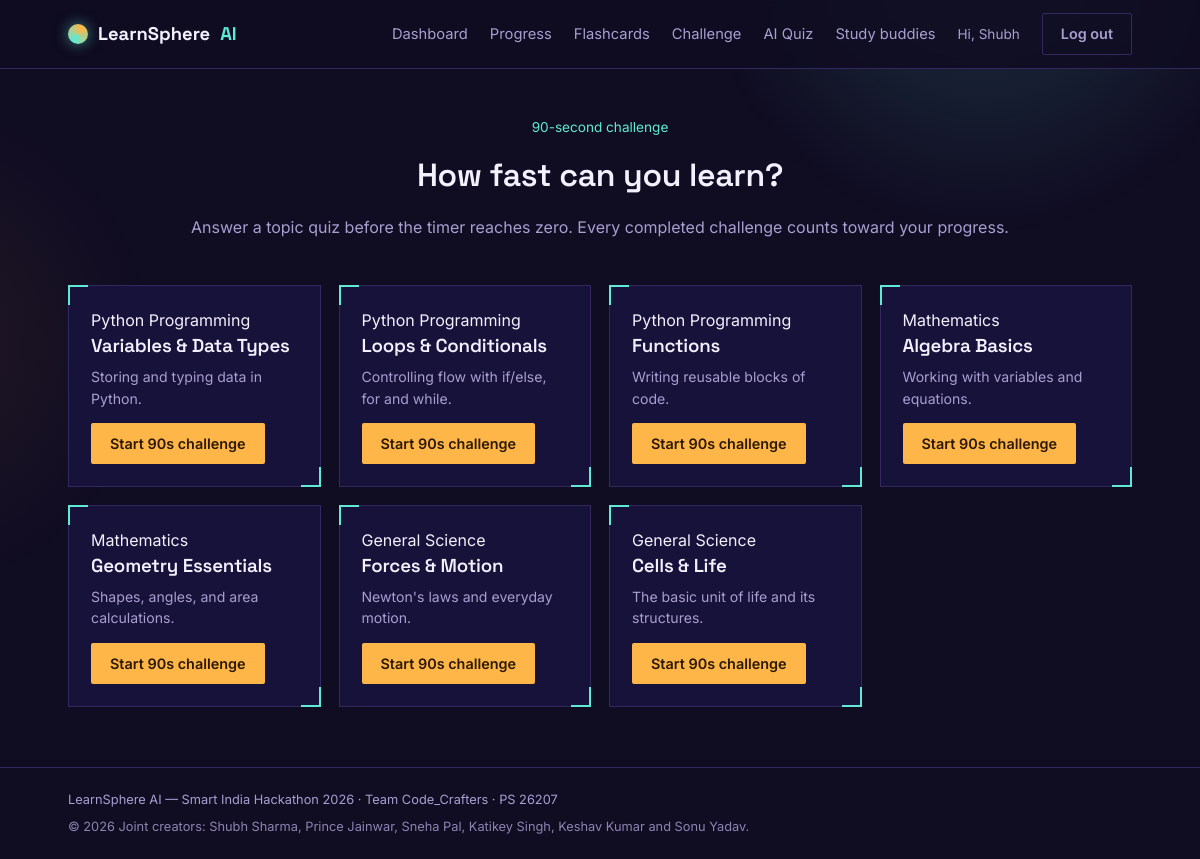
Screenshot of /challenge (signed in) with the database file from the repository.
### tables this page shows
CREATE TABLE users (
            id INTEGER PRIMARY KEY AUTOINCREMENT,
            name TEXT NOT NULL,
            email TEXT UNIQUE NOT NULL,
            password_hash TEXT NOT NULL,
            created_at TEXT NOT NULL
        );

CREATE TABLE topics (
            id INTEGER PRIMARY KEY AUTOINCREMENT,
            subject_id INTEGER NOT NULL REFERENCES subjects(id),
            name TEXT NOT NULL,
            slug TEXT NOT NULL,
            description TEXT,
            difficulty TEXT DEFAULT 'Beginner',
            study_note TEXT,
            UNIQUE(subject_id, slug)
        );

CREATE TABLE subjects (
            id INTEGER PRIMARY KEY AUTOINCREMENT,
            name TEXT NOT NULL,
            slug TEXT UNIQUE NOT NULL,
            description TEXT,
            icon TEXT
        );

### app.py (the view)
@app.route("/challenge")
@login_required
def challenge_pick():
    topics = get_db().execute("SELECT t.*, s.name AS subject_name FROM topics t JOIN subjects s ON s.id = t.subject_id").fetchall()
    return render_template("challenge.html", topics=topics)

### app.py (called while the page is built)
def get_db():
    if "db" not in g:
        g.db = sqlite3.connect(DATABASE)
        g.db.row_factory = sqlite3.Row
        g.db.execute("PRAGMA foreign_keys = ON")
    return g.db

def login_required(view):
    @wraps(view)
    def wrapped(*args, **kwargs):
        if "user_id" not in session:
            flash("Please log in to continue.", "warning")
            return redirect(url_for("login", next=request.path))
        return view(*args, **kwargs)
    return wrapped

@app.context_processor
def inject_user():
    user = None
    if "user_id" in session:
        db = get_db()
        user = db.execute("SELECT * FROM users WHERE id = ?", (session["user_id"],)).fetchone()
    return {"current_user": user}

### templates/challenge.html (shortened to what this page needs)
{% extends "base.html" %}
{% block content %}<div class="wrap"><div class="result-hero"><span class="hero-eyebrow">90-second challenge</span><h1>How fast can you learn?</h1><p>Answer a topic quiz before the timer reaches zero. Every completed challenge counts toward your progress.</p></div><div class="subject-grid">{% for t in topics %}<article class="panel subject-card"><span class="tag">{{ t['subject_name'] }}</span><h3>{{ t['name'] }}</h3><p>{{ t['description'] }}</p><a class="btn btn-amber" href="{{ url_for('quiz_start', topic_slug=t['slug'], mode='challenge') }}">Start 90s challenge</a></article>{% endfor %}</div></div>{% endblock %}

### templates/base.html (shortened to what this page needs)
<!DOCTYPE html>
<html lang="en">
<head>
<link rel="stylesheet" href="{{ url_for('static', filename='css/style.css') }}">
</head>
<body>
<div class="orb-field" aria-hidden="true"></div>
<header class="site-header">
  <div class="wrap header-inner">
    <a class="brand" href="{{ url_for('index') }}">
      <span class="brand-mark"></span>
      LearnSphere <em>AI</em>
    </a>
    <nav class="site-nav">
      {% if current_user %}
        <a href="{{ url_for('dashboard') }}" class="{{ 'is-active' if request.endpoint == 'dashboard' }}">Dashboard</a>
        <a href="{{ url_for('progress') }}" class="{{ 'is-active' if request.endpoint == 'progress' }}">Progress</a>
        <a href="{{ url_for('flashcards') }}">Flashcards</a>
        <a href="{{ url_for('challenge_pick') }}">Challenge</a>
        <a href="{{ url_for('generate_quiz') }}">AI Quiz</a>
        <a href="{{ url_for('study_buddies') }}">Study buddies</a>
        <span class="nav-user">Hi, {{ current_user['name'].split(' ')[0] }}</span>
        <a href="{{ url_for('logout') }}" class="btn btn-ghost">Log out</a>
      {% else %}
        <a href="{{ url_for('login') }}">Log in</a>
        <a href="{{ url_for('register') }}" class="btn btn-primary">Get started</a>
      {% endif %}
    </nav>
  </div>
</header>
<main>
  {% block content %}{% endblock %}
</main>
<footer class="site-footer">
  <div class="wrap footer-inner">
    <span>LearnSphere AI &mdash; Smart India Hackathon 2026 &middot; Team Code_Crafters &middot; PS 26207</span>
    <span class="footer-copyright">&copy; 2026 Joint creators: Shubh Sharma, Prince Jainwar, Sneha Pal, Katikey Singh, Keshav Kumar and Sonu Yadav.</span>
  </div>
</footer>
</body>
</html>

### static/css/style.css (style rules this page uses)
:root { --bg: #100c22; --bg-panel: #17123a; --bg-panel-raised: #1d1748; --line: #33285f; --teal: #5eead4; --teal-dim: #2fb3a0; --amber: #ffb648; --text: #f3f0ff; --text-muted: #a89fd1; --danger: #ff8a80; --good: #7be0a8; --radius: 2px; --serif-head: "Space Grotesk", "Inter", sans-serif; --sans: "Inter", -apple-system, BlinkMacSystemFont, sans-serif; }
* { box-sizing: border-box; }
html { scroll-behavior: smooth; }
body { margin: 0; background: var(--bg); color: var(--text); font-family: var(--sans); line-height: 1.5; position: relative; min-height: 100vh; }
.wrap { max-width: 1120px; margin: 0 auto; padding: 0 28px; }
.orb-field { position: fixed; inset: 0; z-index: 0; pointer-events: none; background: radial-gradient(480px circle at 82% -6%, rgba(94, 234, 212, 0.16), transparent 60%), radial-gradient(420px circle at -8% 40%, rgba(255, 182, 72, 0.08), transparent 60%); }
header, main, footer { position: relative; z-index: 1; }
h1, h2, h3, h4 { font-family: var(--serif-head); font-weight: 600; margin: 0 0 0.5em; letter-spacing: -0.01em; }
p { color: var(--text-muted); }
a { color: var(--teal); text-decoration: none; }
.site-header { border-bottom: 1px solid var(--line); background: rgba(16, 12, 34, 0.85); backdrop-filter: blur(6px); position: sticky; top: 0; z-index: 10; }
.header-inner { display: flex; align-items: center; justify-content: space-between; height: 68px; }
.brand { display: flex; align-items: center; gap: 10px; font-family: var(--serif-head); font-size: 1.15rem; font-weight: 700; color: var(--text); }
.brand em { color: var(--teal); font-style: normal; }
.brand-mark { width: 20px; height: 20px; border-radius: 50%; background: conic-gradient(from 210deg, var(--teal), var(--amber), var(--teal)); box-shadow: 0 0 14px rgba(94, 234, 212, 0.55); }
.site-nav { display: flex; align-items: center; gap: 22px; font-size: 0.92rem; }
.site-nav a { color: var(--text-muted); }
.nav-user { color: var(--text-muted); font-size: 0.85rem; }
.btn { display: inline-block; padding: 9px 18px; border-radius: var(--radius); font-size: 0.9rem; font-weight: 600; cursor: pointer; border: 1px solid transparent; }
.btn-ghost { border-color: var(--line); color: var(--text-muted) !important; }
.btn-amber { background: var(--amber); color: #2c1900; }
.panel { position: relative; background: var(--bg-panel); border: 1px solid var(--line); padding: 26px; }
.panel::before, .panel::after { content: ""; position: absolute; width: 18px; height: 18px; border: 2px solid var(--teal); }
.panel::before { top: -1px; left: -1px; border-right: none; border-bottom: none; }
.panel::after { bottom: -1px; right: -1px; border-left: none; border-top: none; }
.hero-eyebrow { color: var(--teal); font-size: 0.85rem; margin-bottom: 14px; display: block; }
.subject-grid { display: grid; grid-template-columns: repeat(auto-fit, minmax(240px, 1fr)); gap: 18px; margin-bottom: 40px; }
.subject-card { background: var(--bg-panel); border: 1px solid var(--line); padding: 22px; display: block; transition: border-color .15s ease, transform .15s ease; }
.subject-card h3 { color: var(--text); margin-bottom: 6px; }
.subject-card p { font-size: 0.88rem; margin: 0 0 14px; }
.result-hero { text-align: center; padding: 48px 0 30px; }
.site-footer { border-top: 1px solid var(--line); padding: 22px 0; margin-top: 60px; }
.footer-inner { font-size: 0.8rem; color: var(--text-muted); display: flex; flex-wrap: wrap; gap: 8px 18px; }
.footer-copyright { opacity: .82; }

### rows the page displays
users: name "Shubh"
topics: subject_name "Python Programming", name "Variables & Data Types", description "Storing and typing data in Python."
topics: subject_name "Python Programming", name "Loops & Conditionals", description "Controlling flow with if/else, for and while."
topics: subject_name "Python Programming", name "Functions", description "Writing reusable blocks of code."
topics: subject_name "Mathematics", name "Algebra Basics", description "Working with variables and equations."
topics: subject_name "Mathematics", name "Geometry Essentials", description "Shapes, angles, and area calculations."
topics: subject_name "General Science", name "Forces & Motion", description "Newton's laws and everyday motion."
topics: subject_name "General Science", name "Cells & Life", description "The basic unit of life and its structures."
